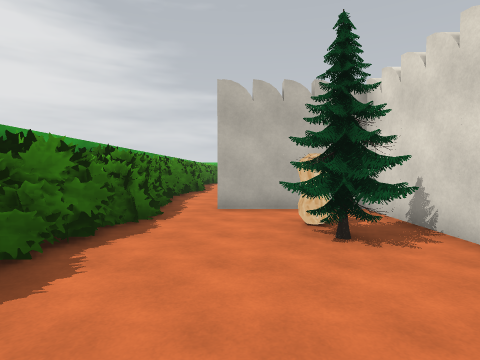
[1] (above)

24 first-person views from a walk through a scene from a Unity 3-D project. The camera is 1.5 m above the floor, tilts 2° down and sees 80° across. The floor is counted in squares, 2 m on a side. Each view is taken from the middle of a square. On the plan, view 1 faces up. The plan holds only what a view shows up to about 10 squares ahead; the rest is blank. The player is left out. Some surface patterns are stand-ins.

[2]
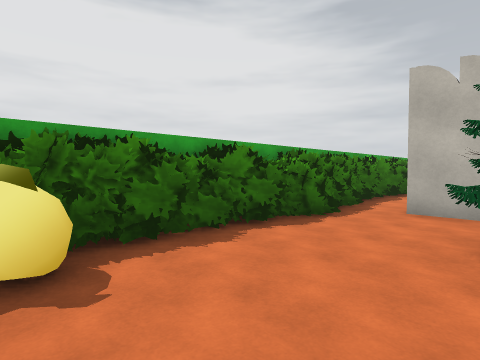

[3]
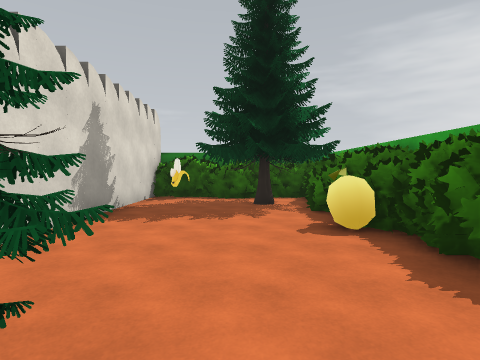

[4]
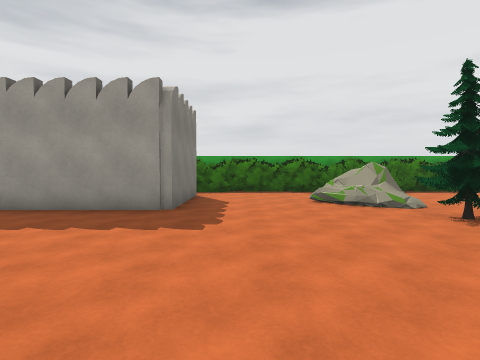

[5]
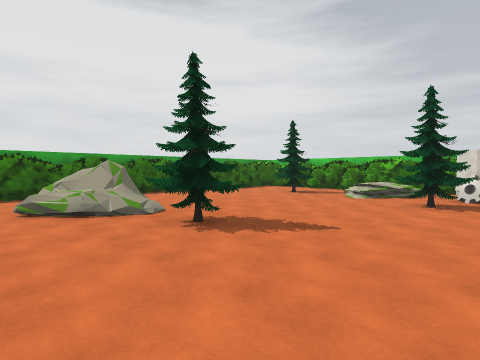

[6]
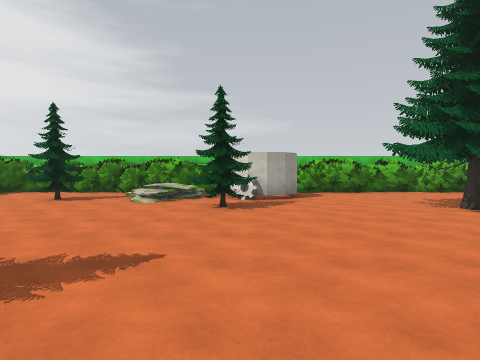

[7]
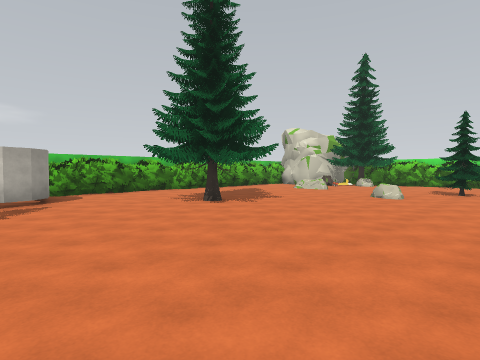

[8]
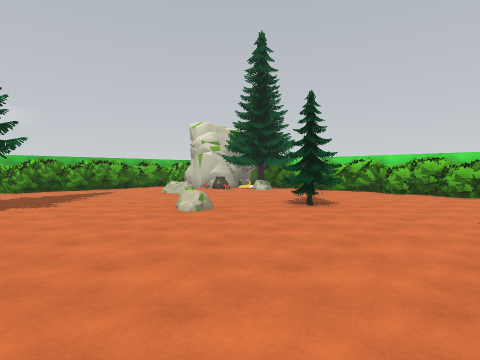

[9]
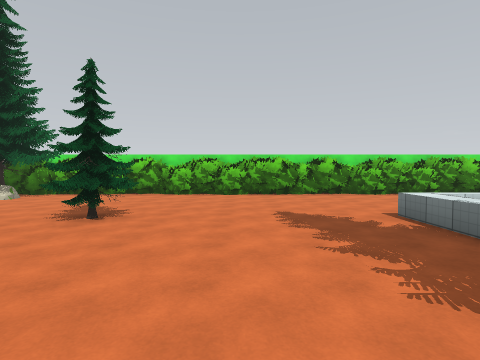

[10]
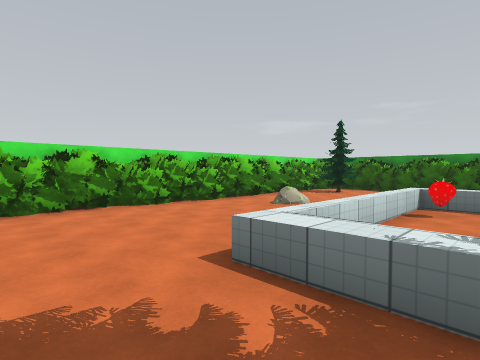

[11]
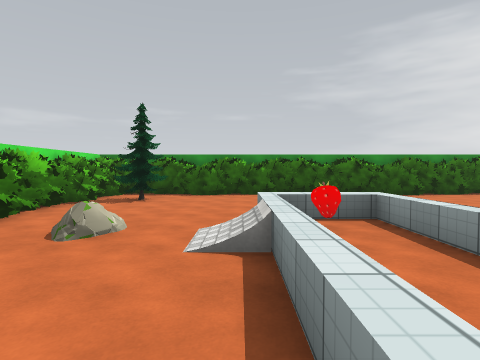

[12]
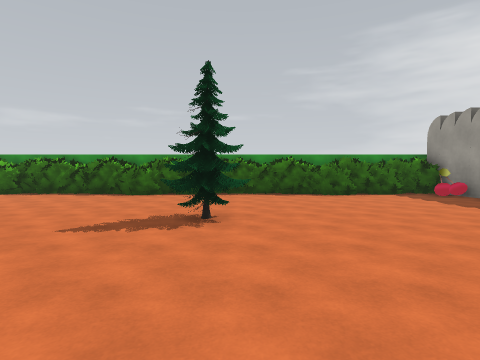

[13]
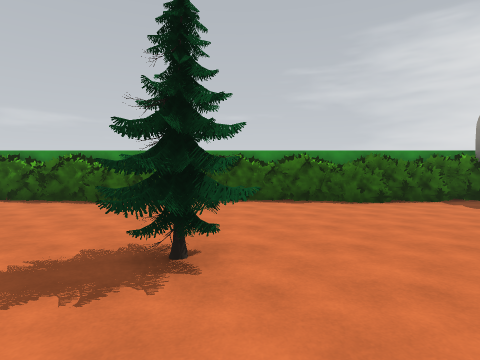

[14]
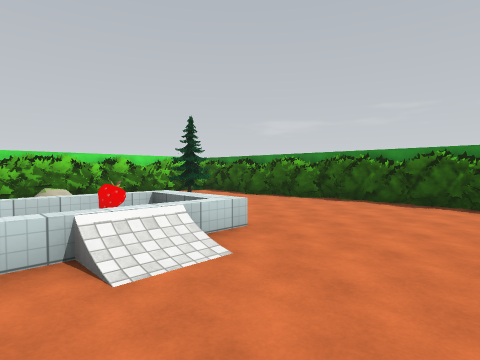

[15]
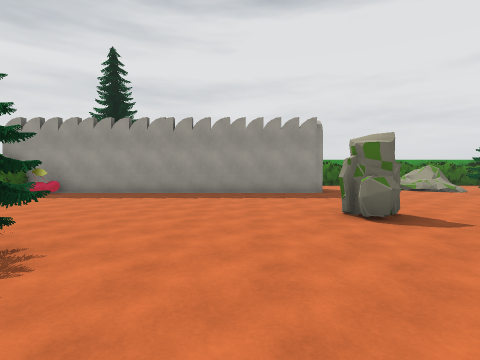

[16]
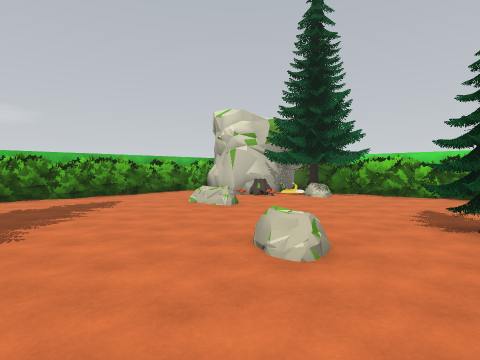

[17]
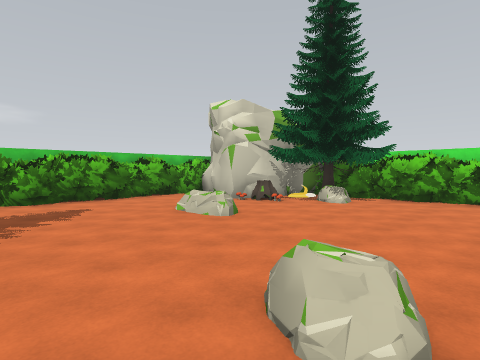

[18]
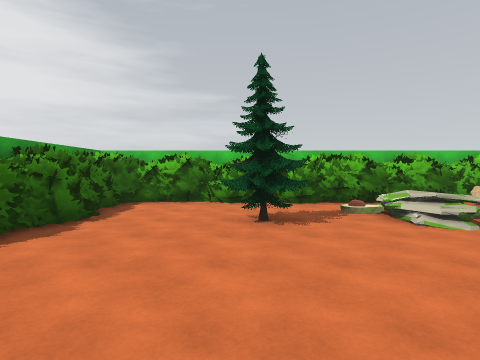

[19]
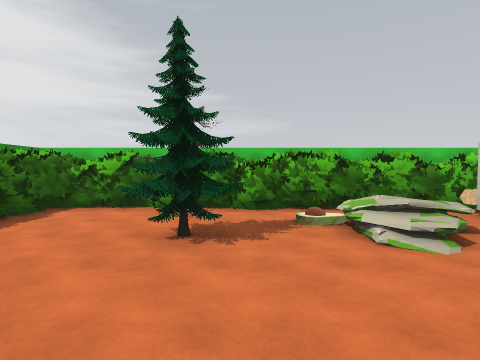

[20]
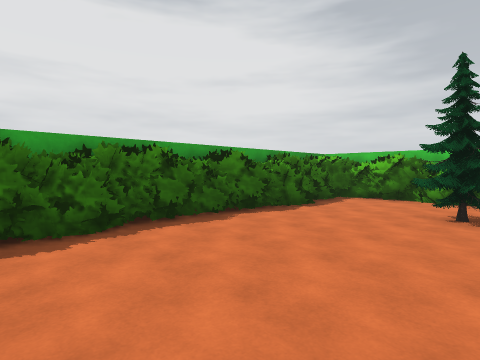

[21]
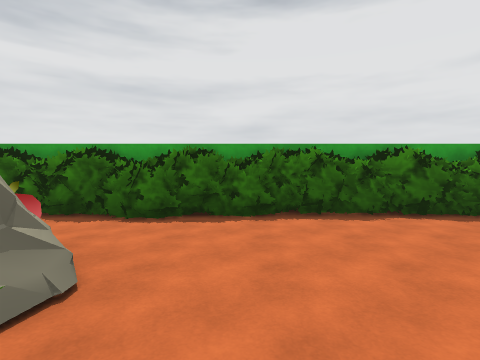

[22]
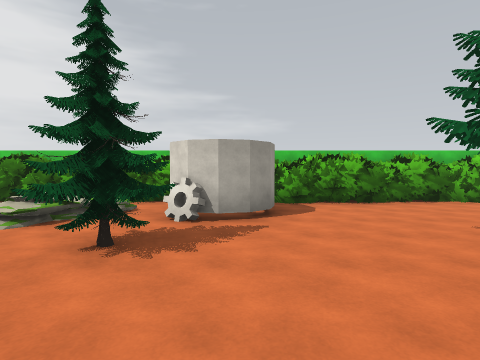

[23]
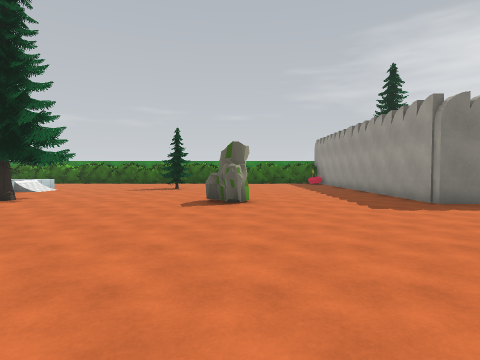

[24]
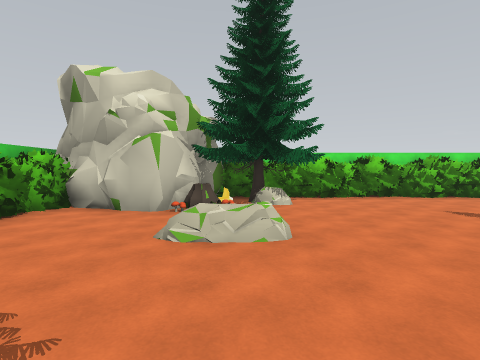

### Floor plan
Key: @ floor where view 1 was taken; # wall or solid block; . floor; / step, stairs or slope; = window, fence, low wall or low ledge; O other object.
Columns run from 4 left of view 1 to 23 right of it. Each row starts with its distance up from view 1.
 20   O O #   O#    O##   OO
 19  OOOOOOOOOOOOOOOOOOOOOOO
 18   O.../.O.O............#
 17   O..O./O..............##
 16  OO..OO./.O...   .....OO#O
 15  OO......OO.. ## ...O. #OOOO
 14  OO.......O.. ## ..... #OO
 13 OOO...........  .......  O
 12 O#O...............O......OO
 11  #O..//OO...........O....OOO
 10  OO..O/OO...........OO...OOO
  9  OO..O/..................OOO
  8 OOO......................O#
  7 O O......................O#
  6 O O.####........   ......OO
  5  #O....#...O... ####=....OOO
  4  OO..O.#.......     ==...OOO
  3  OO..OO#........... ==...OOO
  2 OOO....#............O/.O.O#
  1 OOO....#.....OO....=OO...O#
  0 O OO@..#.....OO.....=....OO
 -1   O   .#.................OOO
 -2   O## .#...............OOOOO
 -3  OO##..O...............OOOOO
 -4  OO#OOOOOOOOOOOOOOOOOOOOOO
 -5   OOOOOOOO#OOOO #OOOO##OOOO
 -6       OOO   OOO  OOOO  OOO

Where each view was taken, in squares from view 1:
view 1: 0 up, 0 right, facing up
view 2: 0 up, 1 right, facing up-left
view 3: 4 up, 0 right, facing down
view 4: 7 up, 8 right, facing left
view 5: 8 up, 7 right, facing up-left
view 6: 9 up, 6 right, facing up
view 7: 9 up, 6 right, facing up-right
view 8: 7 up, 11 right, facing up-right
view 9: 8 up, 12 right, facing right
view 10: 7 up, 15 right, facing down-right
view 11: 5 up, 17 right, facing down
view 12: 5 up, 9 right, facing down
view 13: 3 up, 9 right, facing down
view 14: 3 up, 12 right, facing down-right
view 15: 3 up, 12 right, facing left
view 16: 10 up, 12 right, facing up-right
view 17: 11 up, 13 right, facing up-right
view 18: 12 up, 1 right, facing up
view 19: 13 up, 2 right, facing up
view 20: 11 up, 2 right, facing up-left
view 21: 12 up, 3 right, facing left
view 22: 12 up, 7 right, facing up
view 23: 12 up, 7 right, facing down
view 24: 15 up, 13 right, facing right
